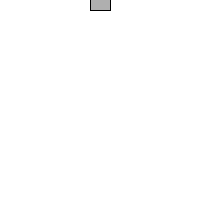
Frame 1 (no input)
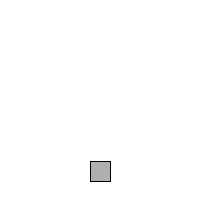
Frame 60 (the mouse pressed at the canvas centre just before this capture)
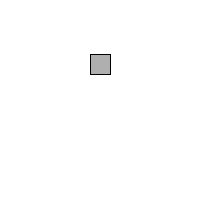
Frame 120 (the mouse held since frame 60 and released just before this capture)

The Processing sketch that drew these frames (run headless with seeded random() and noise(); from frame 60 on, the mouse is pressed at the canvas centre):

// Processing sketch: physicsBallThing
// ── physicsBallThing.pde
// Learning Processing
// Daniel Shiffman
// http://www.learningprocessing.com

// Example 5-9: Simple Gravity

float x, y, speed, squareSize, gravity;  

void setup() {
  size(200, 200);
  x = 100;
  y = 0;
  speed = 0;
  squareSize = 20;
  gravity = 0.1;
}

void draw() {
  background(255);

  // Display the square
  fill(175);
  stroke(0);
  rectMode(CENTER);
  rect(x, y, squareSize, squareSize);

  // Add speed to location.
  y = y + speed;

  // Add gravity to speed.
  speed = speed + gravity;

  // If square reaches the bottom
  // Reverse speed
  if (y >= height-squareSize/2) {
    // Multiplying by -0.95 instead of -1 slows the square down each time it bounces (by decreasing speed).  
    // This is known as a "dampening" effect and is a more realistic simulation of the real world (without it, a ball would bounce forever).
    speed = int(speed * -0.95);  //avoid those fractional problems...
  }
  
  //stop the continual bouncing...
  if ((y >= height-squareSize/2) && (abs(speed) <= 1)) {
    speed = 0;
  }

  //don't fall out of the screen
  y = constrain(y, 0, height-squareSize/2);

  println("y: " + y + "\tspeed: " + speed);
}
